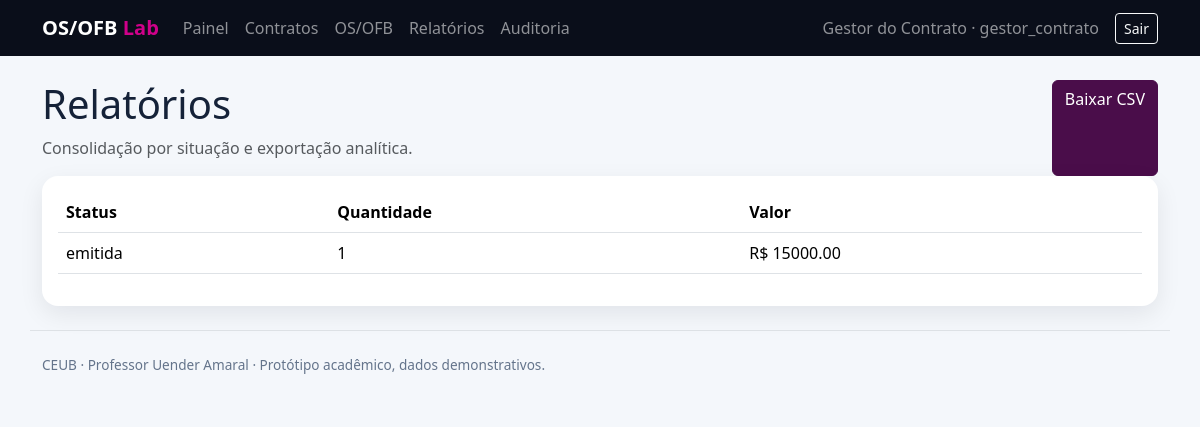
The page /reports (signed in) on the database its author committed.
### models.py (models this page shows, shortened)
class User(UserMixin, db.Model):
    id=db.Column(db.Integer, primary_key=True); name=db.Column(db.String(120), nullable=False)
    username=db.Column(db.String(80), unique=True, nullable=False, index=True)
    email=db.Column(db.String(120), unique=True, nullable=False)
    password_hash=db.Column(db.String(255), nullable=False); role=db.Column(db.String(40), nullable=False)
    active=db.Column(db.Boolean, default=True, nullable=False); created_at=db.Column(db.DateTime(timezone=True), default=now)
    @property
    def is_active(self): return self.active

class ServiceOrder(db.Model):
    id=db.Column(db.Integer,primary_key=True); number=db.Column(db.String(50),unique=True,nullable=False,index=True)
    contract_id=db.Column(db.Integer,db.ForeignKey('contract.id'),nullable=False,index=True); contract=db.relationship('Contract',backref='orders')
    kind=db.Column(db.String(10),nullable=False,default='OS'); description=db.Column(db.Text,nullable=False)
    value=db.Column(db.Numeric(14,2),nullable=False,default=0); status=db.Column(db.String(50),nullable=False,default='emitida',index=True)
    due_date=db.Column(db.Date); created_by=db.Column(db.Integer,db.ForeignKey('user.id'),nullable=False)
    created_at=db.Column(db.DateTime(timezone=True),default=now); updated_at=db.Column(db.DateTime(timezone=True),default=now,onupdate=now)

### app.py (the view)
@app.route('/reports')
@login_required
def reports():
 rows=db.session.query(ServiceOrder.status,func.count(ServiceOrder.id),func.coalesce(func.sum(ServiceOrder.value),0)).group_by(ServiceOrder.status).all()
 return render_template('reports.html',rows=rows)

### app.py (called while the page is built)
@login.user_loader
def load_user(i): return db.session.get(User,int(i))

@app.after_request
def headers(r):
 r.headers['X-Content-Type-Options']='nosniff'; r.headers['X-Frame-Options']='DENY'; r.headers['Referrer-Policy']='strict-origin-when-cross-origin'
 r.headers['Content-Security-Policy']="default-src 'self'; style-src 'self' 'unsafe-inline' https://cdn.jsdelivr.net; script-src 'self' https://cdn.jsdelivr.net; font-src https://cdn.jsdelivr.net; img-src 'self' data:"
 return r

### templates/reports.html
{% extends 'base.html' %}{% block content %}<div class="d-flex justify-content-between"><div><h1>Relatórios</h1><p class="text-muted">Consolidação por situação e exportação analítica.</p></div><a class="btn btn-primary" href="{{url_for('report_csv')}}">Baixar CSV</a></div><div class="card p-3 table-responsive"><table class="table"><thead><tr><th>Status</th><th>Quantidade</th><th>Valor</th></tr></thead><tbody>{% for status,count,value in rows %}<tr><td>{{status|replace('_',' ')}}</td><td>{{count}}</td><td>R$ {{'%.2f'|format(value)}}</td></tr>{% else %}<tr><td colspan="3">Sem dados.</td></tr>{% endfor %}</tbody></table></div>{% endblock %}

### templates/base.html (shortened to what this page needs)
<!doctype html><html lang="pt-BR"><head><link href="https://cdn.jsdelivr.net/npm/bootstrap@5.3.3/dist/css/bootstrap.min.css" rel="stylesheet"><link rel="stylesheet" href="{{ url_for('static',filename='style.css') }}"></head><body>{% if current_user.is_authenticated %}<nav class="navbar navbar-expand-lg navbar-dark"><div class="container"><a class="navbar-brand fw-bold" href="{{url_for('dashboard')}}">OS/OFB <span class="brand-accent">Lab</span></a><div id="nav" class="collapse navbar-collapse"><div class="navbar-nav me-auto"><a class="nav-link" href="{{url_for('dashboard')}}">Painel</a><a class="nav-link" href="{{url_for('contracts')}}">Contratos</a><a class="nav-link" href="{{url_for('orders')}}">OS/OFB</a><a class="nav-link" href="{{url_for('reports')}}">Relatórios</a>{% if current_user.role in ['admin','gestor_contrato'] %}<a class="nav-link" href="{{url_for('audit_view')}}">Auditoria</a>{% endif %}</div><span class="navbar-text me-3">{{current_user.name}} · {{current_user.role}}</span><form method="post" action="{{url_for('logout')}}"><button class="btn btn-outline-light btn-sm">Sair</button></form></div></div></nav>{% endif %}<main id="conteudo" class="container py-4">{% block content %}{% endblock %}</main><footer class="container py-4 footer border-top">CEUB · Professor Uender Amaral · Protótipo acadêmico, dados demonstrativos.</footer></body></html>

### static/style.css (style rules this page uses)
body { background:#f4f7fb;color:#152238 }
.navbar { background:#0a0e1a!important }
.brand-accent { color:#D0008A }
.card { border:0;border-radius:16px;box-shadow:0 8px 24px rgba(10,14,26,.08) }
.footer { color:#64748b;font-size:.85rem }
.btn-primary { background:#4A0D4A;border-color:#4A0D4A }
.table thead { background:#0a0e1a;color:white }

### rows shown on the page
User: name "Gestor do Contrato", role "gestor_contrato"
ServiceOrder: status "emitida", count "1", value "15000.00"
